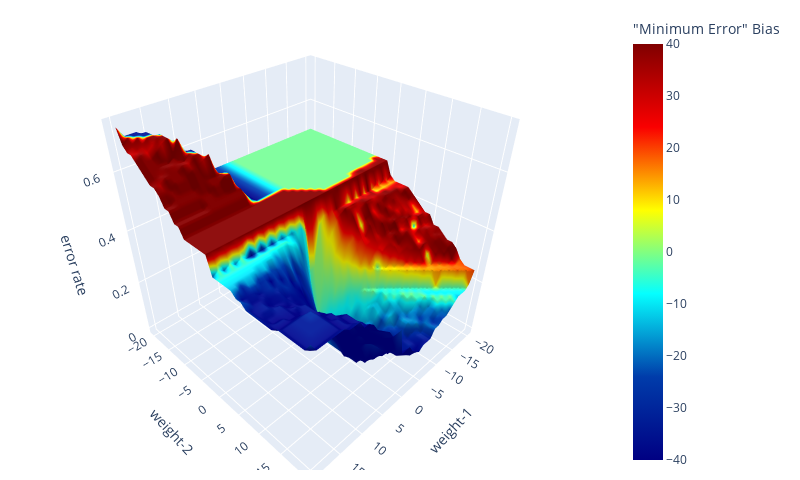

Here is the notebook cell this chart was saved with:
### Code cell
import plotly.graph_objects as go
#scales = ['Blackbody','Bluered','Blues','Earth','Electric','Greens','Greys','Hot','Jet','Picnic','Portland','Rainbow','RdBu','Reds','Viridis','YlGnBu','YlOrRd']
scales=['Jet']
for scale in scales:
    print(f"Scale = {scale}")
    f2 = go.Figure(data=[go.Surface( 
        x=weight1, 
        y=weight2, 
        z=errors, 
        surfacecolor = biases, 
        colorscale=scale,
        colorbar={"title": '"Minimum Error" Bias'}
    )])
    f2.update_layout(scene = dict(
                        xaxis_title='weight-1',
                        yaxis_title='weight-2',
                        zaxis_title='error rate'
                        ),
                        width=800,
                        height=480,                      
                        margin=dict(r=20, b=10, l=10, t=10))
    f2.show()

### Figure 1 — Plotly figure (JSON) as saved in the notebook; plotly's stock layout.template omitted (floating-point values rounded to 4 significant figures; data arrays with more than 128 entries replaced by an {"elided": "..."} marker saying what was removed)
{"data": [{"colorbar": {"title": {"text": "\"Minimum Error\" Bias"}}, "colorscale": [[0, "rgb(0,0,131)"], [0.2, "rgb(0,60,170)"], [0.4, "rgb(5,255,255)"], [0.6, "rgb(255,255,0)"], [0.8, "rgb(250,0,0)"], [1, "rgb(128,0,0)"]], "surfacecolor": {"elided": "40x40 float values"}, "type": "surface", "x": [-20, -18.97, -17.95, -16.92, -15.9, -14.87, -13.85, -12.82, -11.79, -10.77, -9.744, -8.718, -7.692, -6.667, -5.641, -4.615, -3.59, -2.564, -1.538, -0.5128, 0.5128, 1.538, 2.564, 3.59, 4.615, 5.641, 6.667, 7.692, 8.718, 9.744, 10.77, 11.79, 12.82, 13.85, 14.87, 15.9, 16.92, 17.95, 18.97, 20], "y": [-20, -18.97, -17.95, -16.92, -15.9, -14.87, -13.85, -12.82, -11.79, -10.77, -9.744, -8.718, -7.692, -6.667, -5.641, -4.615, -3.59, -2.564, -1.538, -0.5128, 0.5128, 1.538, 2.564, 3.59, 4.615, 5.641, 6.667, 7.692, 8.718, 9.744, 10.77, 11.79, 12.82, 13.85, 14.87, 15.9, 16.92, 17.95, 18.97, 20], "z": {"elided": "40x40 float values"}}], "layout": {"height": 480, "margin": {"b": 10, "l": 10, "r": 20, "t": 10}, "scene": {"aspectmode": "auto", "aspectratio": {"x": 1, "y": 1, "z": 1}, "xaxis": {"title": {"text": "weight-1"}, "type": "linear"}, "yaxis": {"title": {"text": "weight-2"}, "type": "linear"}, "zaxis": {"title": {"text": "error rate"}, "type": "linear"}}, "width": 800}}
